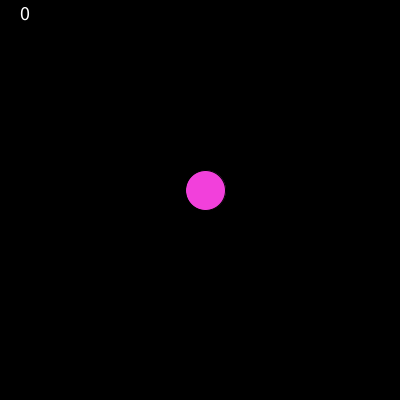
Frame 1 (no input)
Frame 60 (the mouse pressed at the canvas centre just before this capture): blank canvas, image omitted
Frame 120 (the mouse held since frame 60 and released just before this capture): blank canvas, image omitted

The Processing sketch that drew this single still picture (run headless with seeded random() and noise(); from frame 60 on, the mouse is pressed at the canvas centre):

// Processing sketch: sketch_210518c
// ── sketch_210518c.pde
float x= 200;
float y= 200;
int poang = 0;


void setup(){
  size(400,400);
  background(0);
}

void draw(){
  background(0);
  float s = random(-20,20);
  float ss= random(-20,20);
  float r = random(5,255);
  float g = random(5,255);
  float b = random(5,255);
  
  x= x+s;
  y= y+ss;
  
  fill(r,g,b);
  ellipse (x,y,40,40);
  fill(255);
 
  
  if(mouseX>x-10 && mouseX<x+10 && mouseY>y-10 && mouseY<y+10){
    poang+=1;
  }
  
  if(x<=0){
    x=0;
  }
  if(y<=0){
    y=0;
  }
  if(x>=width){
    x=width;
  }
  if(y<=height){
    y=height;
  }
  
  textSize(20);
  text(poang, 20,20);
}
